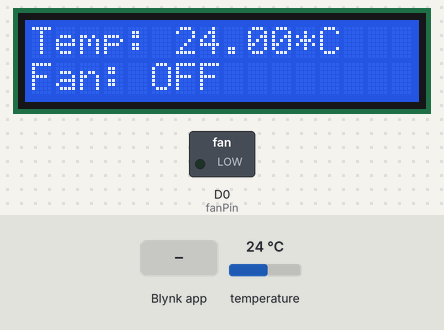
Recording of a sketch running on a simulated ESP8266 (NodeMCU). Shown: 16×2 character LCD, switched loads named in the sketch (green lamp = pin HIGH). Inputs (shaded band) come from the test bench; at power-on: temperature 24 °C. WiFi joins after 1.5 s; servers stay silent unless stated; what the sketch prints to the serial monitor is not drawn.

Above: at 9.3 s.
9.4 s: temperature set to 29.1 °C
At 11.9 s:
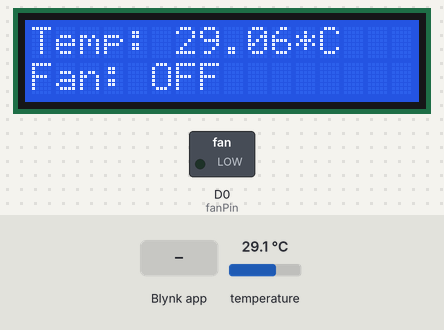
12.2 s: temperature set to 30.5 °C
At 13.5 s:
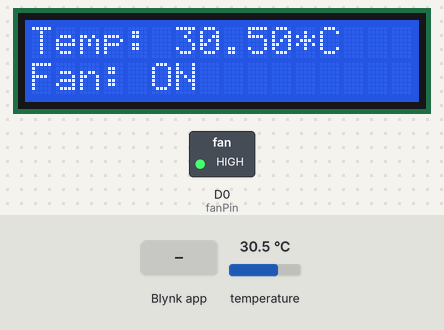
14.2 s: Blynk app writes 200 to V7
At 17.8 s:
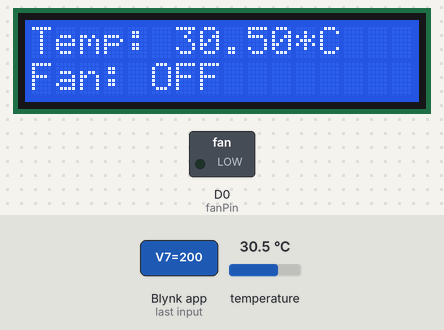
18.2 s: temperature set to 12 °C
At 19.2 s:
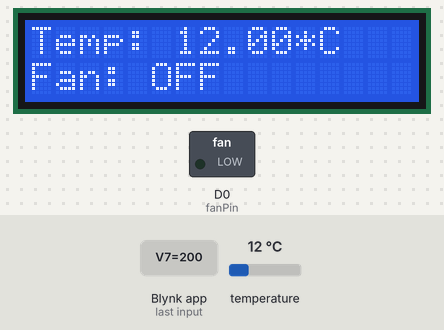
20.2 s: Blynk app writes 1 to V7
At 23.5 s:
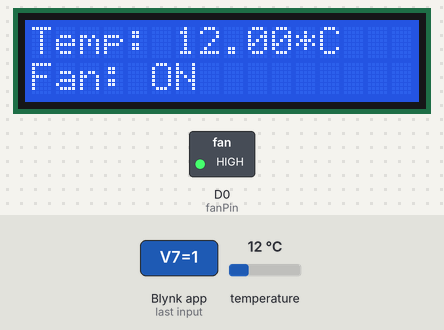
Timing chart, 0 to 25.0 s (numbered marks = the images above; inputs shaded):
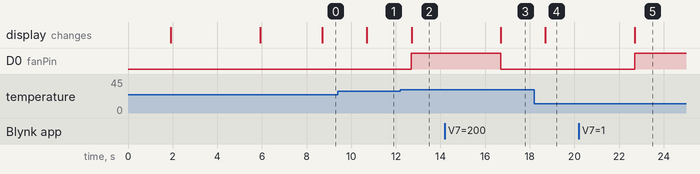

Measured:
- the behaviour switches between 29.9 and 30 °C on temperature (found by bisection; images 1 and 2)
- after the input at 9.4 s, the display: changes after 1.3 s (image 1)
- after the input at 12.2 s, D0 (fanPin): LOW → HIGH after 0.49 s; the display: changes after 0.50 s (image 2)
- after the input at 14.2 s, D0 (fanPin): HIGH → LOW after 2.5 s; the display: changes after 2.5 s (image 3)
- after the input at 18.2 s, the display: changes after 0.50 s (image 4)
- after the input at 20.2 s, D0 (fanPin): LOW → HIGH after 2.5 s; the display: changes after 2.5 s (image 5)

The sketch:

Project_code_1.ino
```cpp
#define BLYNK_TEMPLATE_ID "(add ID)"
#define BLYNK_TEMPLATE_NAME "(add name)"
#define BLYNK_AUTH_TOKEN "(add auth token)"

#include <ESP8266WiFi.h>
#include <BlynkSimpleEsp8266.h>
#include <OneWire.h>
#include <DallasTemperature.h>
#include <LiquidCrystal_I2C.h>

// Blynk and Wi-Fi configuration
#define BLYNK_PRINT Serial
char auth[] = BLYNK_AUTH_TOKEN;
char ssid[] = "(add network name)";
char pass[] = "(add network password)";

// LCD and sensor setup
LiquidCrystal_I2C lcd(0x27, 16, 2);
#define ONE_WIRE_BUS 12
OneWire oneWire(ONE_WIRE_BUS);
DallasTemperature sensors(&oneWire);
BlynkTimer timer;  // Create a timer object

// Variables and settings
int fanPin = D0;  // Connect the MOSFET gate to D0 (GPIO16) on the ESP8266
float temp = 0;
int threshold = 30;
bool fanState = false;
WidgetLED FAN(V0);

void setup() {
  Serial.begin(115200);

  // Blynk setup
  Blynk.begin(auth, ssid, pass, "blynk.cloud", 8080);

  // Sensor and LCD setup
  sensors.begin();
  pinMode(fanPin, OUTPUT);
  digitalWrite(fanPin, LOW);  // Ensure fan is off initially
  lcd.init();
  lcd.backlight();
  lcd.setCursor(0, 0);
  lcd.print("  Temperature ");
  lcd.setCursor(0, 1);
  lcd.print("Monitoring System");
  delay(4000);
  lcd.clear();

  // Set up a timer to call sendSensorData every 2 seconds (2000 ms)
  timer.setInterval(2000L, sendSensorData);
}

BLYNK_WRITE(V7) {
  threshold = param.asInt();
  Serial.print("Threshold value is: ");
  Serial.println(threshold);
}

void controlFan(bool state) {
  fanState = state;
  digitalWrite(fanPin, state ? HIGH : LOW);  // Turn the fan on or off

  Serial.print("Fan State: ");
  Serial.println(state ? "ON" : "OFF");

  lcd.setCursor(0, 1);
  lcd.print("Fan: ");
  lcd.print(state ? "ON " : "OFF");
}

void sendSensorData() {
  // Get temperature reading
  sensors.requestTemperatures();
  temp = sensors.getTempCByIndex(0);

  Serial.print("Temperature: ");
  Serial.print(temp);
  Serial.println("*C");

  lcd.setCursor(0, 0);
  lcd.print("Temp: ");
  lcd.print(temp);
  lcd.print("*C  ");

  // Send temperature to Blynk
  Blynk.virtualWrite(V3, temp);

  if (temp >= threshold) {
    FAN.on();
    controlFan(true);  // Turn fan on if temperature exceeds threshold
  } else {
    FAN.off();
    controlFan(false);  // Turn fan off if temperature is below threshold
  }

  Blynk.virtualWrite(V4, fanState ? 100 : 0);  // Send fan state to Blynk
}

void loop() {
  Blynk.run();
  timer.run();  // Run the timer to keep checking intervals
}
```
